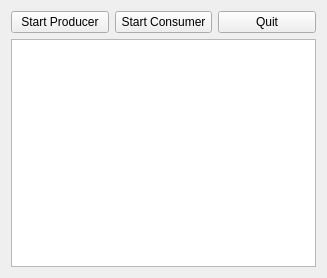
<?xml version="1.0" encoding="UTF-8"?>
<ui version="4.0">
 <class>MainWindow</class>
 <widget class="QMainWindow" name="MainWindow">
  <property name="geometry">
   <rect>
    <x>0</x>
    <y>0</y>
    <width>327</width>
    <height>278</height>
   </rect>
  </property>
  <property name="windowTitle">
   <string>MainWindow</string>
  </property>
  <widget class="QWidget" name="centralWidget">
   <layout class="QVBoxLayout" name="verticalLayout">
    <item>
     <layout class="QHBoxLayout" name="hlButtons">
      <property name="sizeConstraint">
       <enum>QLayout::SetFixedSize</enum>
      </property>
      <item>
       <widget class="QPushButton" name="btnThread1">
        <property name="text">
         <string>Start Producer</string>
        </property>
       </widget>
      </item>
      <item>
       <widget class="QPushButton" name="btnThread2">
        <property name="text">
         <string>Start Consumer</string>
        </property>
       </widget>
      </item>
      <item>
       <widget class="QPushButton" name="btnQuit">
        <property name="text">
         <string>Quit</string>
        </property>
       </widget>
      </item>
     </layout>
    </item>
    <item>
     <layout class="QHBoxLayout" name="hlLog">
      <item>
       <widget class="QPlainTextEdit" name="txtLog"/>
      </item>
     </layout>
    </item>
   </layout>
  </widget>
 </widget>
 <layoutdefault spacing="6" margin="11"/>
 <resources/>
 <connections>
  <connection>
   <sender>btnQuit</sender>
   <signal>clicked()</signal>
   <receiver>MainWindow</receiver>
   <slot>close()</slot>
   <hints>
    <hint type="sourcelabel">
     <x>247</x>
     <y>30</y>
    </hint>
    <hint type="destinationlabel">
     <x>246</x>
     <y>41</y>
    </hint>
   </hints>
  </connection>
 </connections>
</ui>
